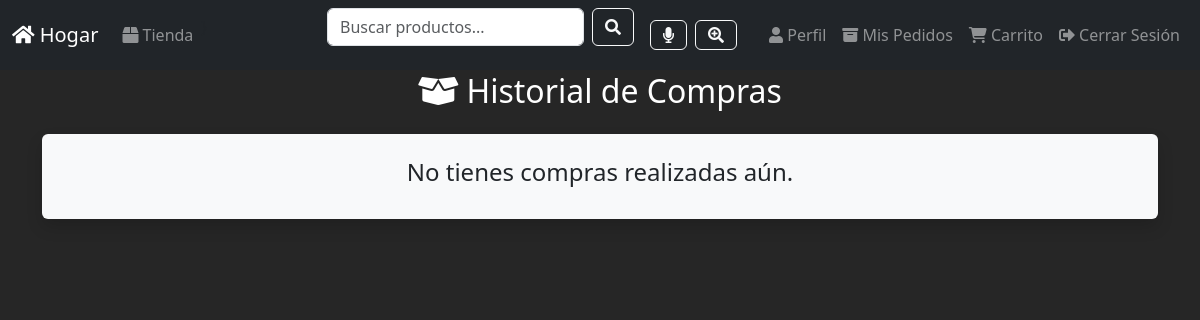
/mis-pedidos/ (signed in), run on an earlier commit of the app's database.
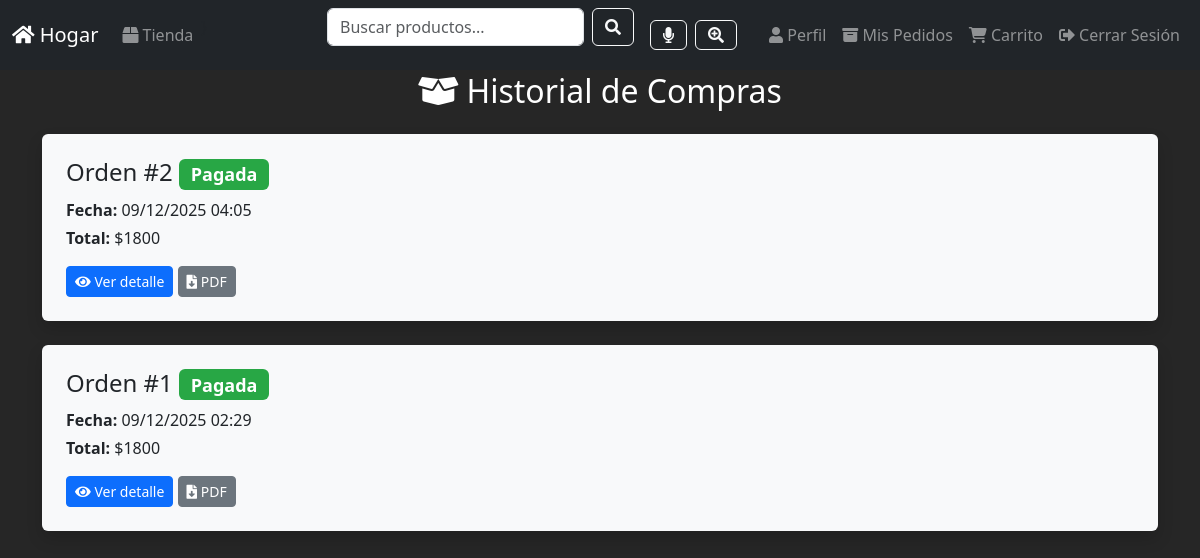
And on a later commit of the database.
### core/models.py (models this page shows, shortened)
class Order(models.Model):
    user = models.ForeignKey(User, on_delete=models.CASCADE, null=True, blank=True)
    total = models.IntegerField()
    created_at = models.DateTimeField(auto_now_add=True)
    status = models.CharField(max_length=20, default="pending")  # pending / paid / canceled

### core/views.py (the view)
# urls.py: path("mis-pedidos/", views.mis_pedidos, name="mis_pedidos"),
def mis_pedidos(request):
    if not request.user.is_authenticated:
        return redirect("login")
    orders = Order.objects.filter(user=request.user, status="paid").order_by("-created_at")
    return render(request, "mis_pedidos.html", {
        "orders": orders
    })

### core/templates/mis_pedidos.html (shortened to what this page needs)
{% load static %}
{% include 'plantillas/dame_head.html' %}
{% include 'plantillas/navbar.html' %}
<body>
<div class="container mt-5 pt-4">
    <h2 class="text-center text-white mb-4">
        <i class="fas fa-box-open"></i> Historial de Compras
    </h2>
    {% if orders %}
        {% for order in orders %}
        <div class="bg-light p-4 rounded shadow mb-4">
            <h4>
                Orden #{{ order.id }}
                <span class="badge badge-success">Pagada</span>
            </h4>
            <p class="mb-1"><strong>Fecha:</strong> {{ order.created_at|date:"d/m/Y H:i" }}</p>
            <p><strong>Total:</strong> ${{ order.total }}</p>
            <a href="{% url 'detalle_orden' order.id %}" class="btn btn-primary btn-sm">
                <i class="fas fa-eye"></i> Ver detalle
            </a>
            <a href="{% url 'descargar_comprobante' order.id %}"
               class="btn btn-secondary btn-sm">
                <i class="fas fa-file-download"></i> PDF
            </a>
        </div>
        {% endfor %}
    {% else %}
        <div class="bg-light p-4 rounded shadow text-center">
            <h4>No tienes compras realizadas aún.</h4>
        </div>
    {% endif %}
</div>
</body>
</html>

What changed in the data, as far as the page shows it:
added Order: id "2", created_at "09/12/2025 04:05", total "1800"
now on this page (row edited): Order: id "1", created_at "09/12/2025 02:29", total "1800"
Also different on the page:
text no longer shown: "No tienes compras realizadas aún."
